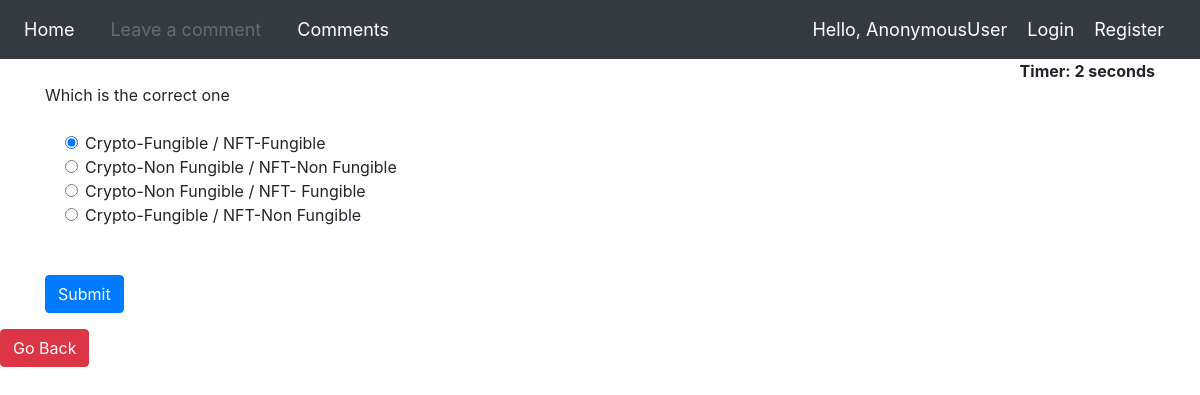
The page /correlation_quiz/ on the database its author committed.
### nft/models.py (models this page shows, shortened)
class CorrelationQuesModel(models.Model):
    question = models.CharField(max_length=200,null=True)
    op1 = models.CharField(max_length=200,null=True)
    op2 = models.CharField(max_length=200,null=True)
    op3 = models.CharField(max_length=200,null=True)
    op4 = models.CharField(max_length=200,null=True)
    ans = models.CharField(max_length=200,null=True)

### nft/views.py (the view)
# urls.py: path('correlation_quiz/',views.CorrelationQuizView,name="CorrelationQuiz"),
def CorrelationQuizView(request):
    if request.method == 'POST':
        questions=CorrelationQuesModel.objects.all()
        score=0
        wrong=0
        correct=0
        total=0
        for q in questions:
            total+=1
            print(q.ans)
            print(request.POST[q.question])
            if q.ans ==  request.POST.get(q.question):
                score+=10
                correct+=1
            else:
                wrong+=1
        percent = score/(total*10) *100
        context = {
            'score':score,
            'time': request.POST.get('timer'),
            'correct':correct,
            'wrong':wrong,
            'percent':percent,
            'total':total
        }
        return render(request,'nft/result.html',context)
    else:
        questions=CorrelationQuesModel.objects.all()
        context = {
            'questions':questions
        }
        return render(request,'nft/quizCorrelation.html',context)

### nft/templates/nft/quizCorrelation.html
{% extends 'quiz.html' %}
{% block content %}
{% load static %}
<a href='{% url 'correlation' %}' class="btn btn-danger" role="button" aria-pressed="true">Go Back</a>
{% endblock %}

### templates/quiz.html (shortened to what this page needs)
{% load static %}
<html>
    <head>
        <link rel="stylesheet" href="https://stackpath.bootstrapcdn.com/bootstrap/4.5.0/css/bootstrap.min.css">
    </head>
    <body>
        {% include 'navbar.html' %}
        <div class="container ">
            <div align="right " id="displaytimer"><b>Timer: 0 seconds</b></div>
             <form method='post' action=''>
                {% for q  in questions%}
                <div class="form-group">
                  <label for="question">{{q.question}}</label>
                </div>
                <div class="form-check">
                    <div class="form-check">
                        <input class="form-check-input" type="radio" name="{{q.question}}" id="gridRadios1" value="{{q.op1}}" checked>
                        <label class="form-check-label" for="gridRadios1">
                            {{q.op1}}
                        </label>
                    </div>
                    <div class="form-check">
                        <input class="form-check-input" type="radio" name="{{q.question}}" id="gridRadios2" value="{{q.op2}}">
                        <label class="form-check-label" for="gridRadios2">
                            {{q.op2}}
                        </label>
                    </div>
                    <div class="form-check">
                        <input class="form-check-input" type="radio" name="{{q.question}}" id="gridRadios1" value="{{q.op3}}">
                        <label class="form-check-label" for="gridRadios1">
                            {{q.op3}}
                        </label>
                    </div>
                    <div class="form-check">
                        <input class="form-check-input" type="radio" name="{{q.question}}" id="gridRadios2" value="{{q.op4}}">
                        <label class="form-check-label" for="gridRadios2">
                            {{q.op4}}
                        </label>
                    </div>
                    <br>
                </div>
                {% endfor %}
                <br>
                <button type="submit" class="btn btn-primary">Submit</button>
              </form>
            </div>
        {% block content %}
        {% endblock %}
        <br>
    </body>
</html>

### rows shown on the page
CorrelationQuesModel: question "Which is the correct one", op1 "Crypto-Fungible / NFT-Fungible", op2 "Crypto-Non Fungible / NFT-Non Fungible", op3 "Crypto-Non Fungible / NFT- Fungible", op4 "Crypto-Fungible / NFT-Non Fungible"

### other values the page prints
{{ request.user }} "AnonymousUser"
